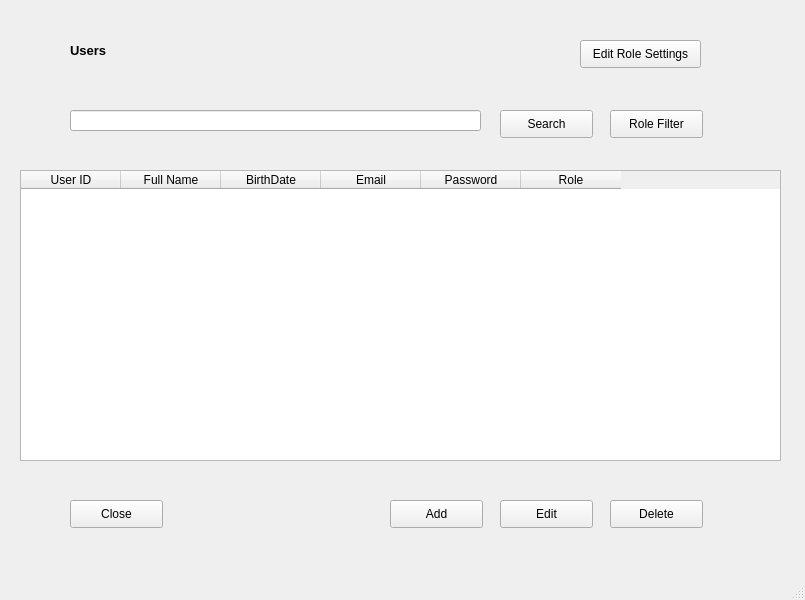
<?xml version="1.0" encoding="UTF-8"?>
<ui version="4.0">
 <class>MainWindow</class>
 <widget class="QMainWindow" name="MainWindow">
  <property name="geometry">
   <rect>
    <x>0</x>
    <y>0</y>
    <width>805</width>
    <height>600</height>
   </rect>
  </property>
  <property name="windowTitle">
   <string>MainWindow</string>
  </property>
  <widget class="QWidget" name="centralwidget">
   <widget class="QLabel" name="label">
    <property name="geometry">
     <rect>
      <x>70</x>
      <y>40</y>
      <width>211</width>
      <height>21</height>
     </rect>
    </property>
    <property name="font">
     <font>
      <pointsize>10</pointsize>
      <weight>75</weight>
      <bold>true</bold>
     </font>
    </property>
    <property name="text">
     <string>Users</string>
    </property>
   </widget>
   <widget class="QTableWidget" name="tableWidget">
    <property name="geometry">
     <rect>
      <x>20</x>
      <y>170</y>
      <width>761</width>
      <height>291</height>
     </rect>
    </property>
    <property name="font">
     <font>
      <pointsize>9</pointsize>
      <weight>50</weight>
      <bold>false</bold>
     </font>
    </property>
    <column>
     <property name="text">
      <string>User ID</string>
     </property>
    </column>
    <column>
     <property name="text">
      <string>Full Name</string>
     </property>
    </column>
    <column>
     <property name="text">
      <string>BirthDate</string>
     </property>
    </column>
    <column>
     <property name="text">
      <string>Email</string>
     </property>
    </column>
    <column>
     <property name="text">
      <string>Password</string>
     </property>
    </column>
    <column>
     <property name="text">
      <string>Role</string>
     </property>
    </column>
   </widget>
   <widget class="QPushButton" name="pushButton">
    <property name="geometry">
     <rect>
      <x>500</x>
      <y>500</y>
      <width>93</width>
      <height>28</height>
     </rect>
    </property>
    <property name="text">
     <string>Edit</string>
    </property>
   </widget>
   <widget class="QPushButton" name="pushButton_2">
    <property name="geometry">
     <rect>
      <x>500</x>
      <y>110</y>
      <width>93</width>
      <height>28</height>
     </rect>
    </property>
    <property name="text">
     <string>Search</string>
    </property>
   </widget>
   <widget class="QLineEdit" name="lineEdit">
    <property name="geometry">
     <rect>
      <x>70</x>
      <y>110</y>
      <width>411</width>
      <height>21</height>
     </rect>
    </property>
   </widget>
   <widget class="QPushButton" name="pushButton_3">
    <property name="geometry">
     <rect>
      <x>390</x>
      <y>500</y>
      <width>93</width>
      <height>28</height>
     </rect>
    </property>
    <property name="text">
     <string>Add</string>
    </property>
   </widget>
   <widget class="QPushButton" name="pushButton_4">
    <property name="geometry">
     <rect>
      <x>610</x>
      <y>500</y>
      <width>93</width>
      <height>28</height>
     </rect>
    </property>
    <property name="text">
     <string>Delete</string>
    </property>
   </widget>
   <widget class="QPushButton" name="pushButton_5">
    <property name="geometry">
     <rect>
      <x>610</x>
      <y>110</y>
      <width>93</width>
      <height>28</height>
     </rect>
    </property>
    <property name="text">
     <string>Role Filter</string>
    </property>
   </widget>
   <widget class="QPushButton" name="pushButton_6">
    <property name="geometry">
     <rect>
      <x>580</x>
      <y>40</y>
      <width>121</width>
      <height>28</height>
     </rect>
    </property>
    <property name="text">
     <string>Edit Role Settings</string>
    </property>
   </widget>
   <widget class="QPushButton" name="pushButton_7">
    <property name="geometry">
     <rect>
      <x>70</x>
      <y>500</y>
      <width>93</width>
      <height>28</height>
     </rect>
    </property>
    <property name="text">
     <string>Close</string>
    </property>
   </widget>
  </widget>
  <widget class="QMenuBar" name="menubar">
   <property name="geometry">
    <rect>
     <x>0</x>
     <y>0</y>
     <width>805</width>
     <height>26</height>
    </rect>
   </property>
  </widget>
  <widget class="QStatusBar" name="statusbar"/>
 </widget>
 <resources/>
 <connections/>
</ui>
